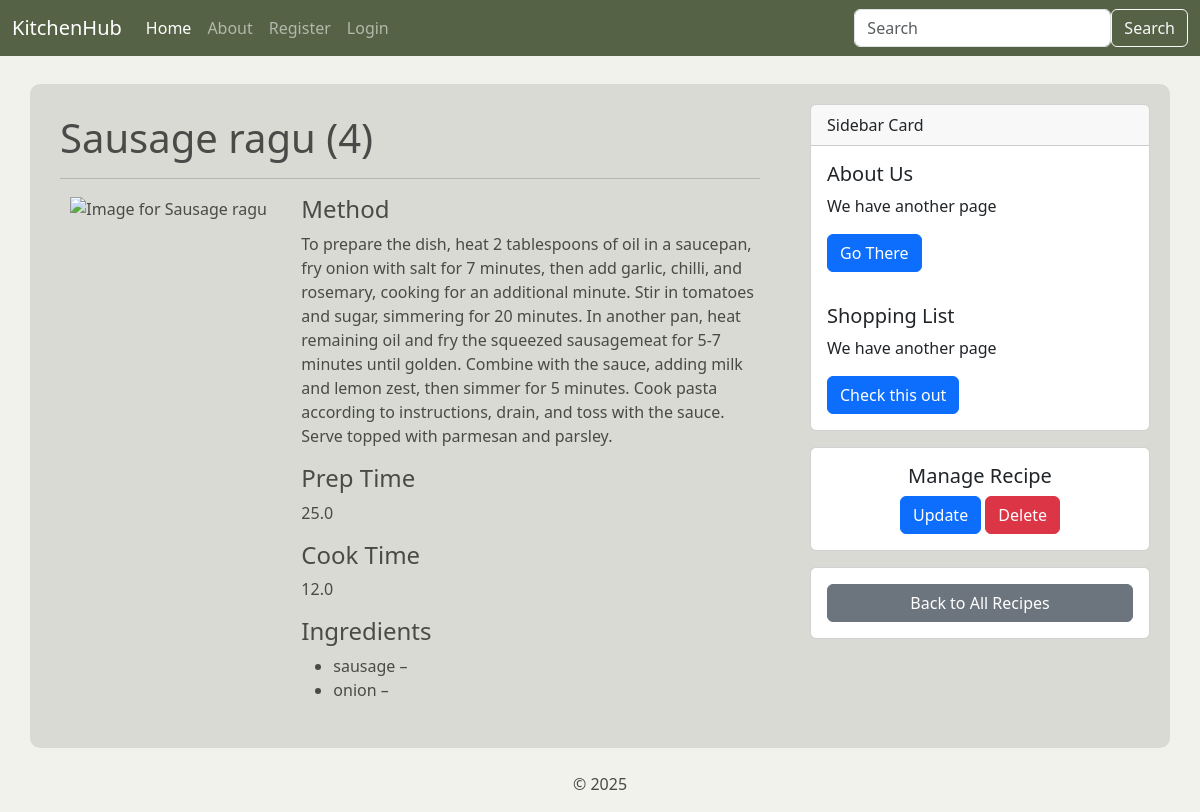
Page /recipe/1/ on the committed database.
### tables this page shows
CREATE TABLE recipes (
        id INTEGER PRIMARY KEY AUTOINCREMENT,
        name TEXT NOT NULL,
        method TEXT,
        cook_time FLOAT,
        prep_time FLOAT,
        portion INTEGER
    , poster TEXT);

CREATE TABLE ingredients (
        id INTEGER PRIMARY KEY AUTOINCREMENT,
        name TEXT NOT NULL,
        type TEXT,
        kcal FLOAT
    );

### app.py (the view)
@app.route('/recipe/<int:id>/')
def recipe(id):
    data = get_recipe_by_id(id)
    if not data:
        flash('Requested recipe not found!', 'warning')
        return redirect(url_for('recipes'))
    recipe, ingredients, ingredient_ids = data
    return render_template(
        'recipe.html',
        title=recipe['name'],
        recipe=recipe,
        ingredients=ingredients
    )

### app.py (called while the page is built)
@app.context_processor
def inject_csrf_token():
    return dict(csrf_token=generate_csrf())

@app.context_processor
def inject_site_name():
    return dict(siteName="KitchenHub")

### db/db.py (called while the page is built)
def get_db_connection():
    BASE_DIR = os.path.dirname(os.path.abspath(__file__))
    DB_PATH = os.path.join(BASE_DIR, "database.db")
    conn = sqlite3.connect(DB_PATH)
    conn.row_factory = sqlite3.Row
    return conn

def get_recipe_by_id(recipe_id):
    conn = get_db_connection()
    recipe = conn.execute("SELECT * FROM recipes WHERE id = ?", (recipe_id,)).fetchone()
    conn.close()
    if not recipe:
        return None
    ingredients, ingredient_ids = get_recipe_ingredients(recipe_id)
    return recipe, ingredients, ingredient_ids

def get_recipe_ingredients(recipe_id):
    conn = get_db_connection()
    rows = conn.execute("""
        SELECT ingredients.* FROM ingredients
        JOIN recipe_ingredients
        ON ingredients.id = recipe_ingredients.ingredient_id
        WHERE recipe_ingredients.recipe_id = ?""", (recipe_id,)).fetchall()
    ids = [row["id"] for row in rows]
    conn.close()
    return rows, ids

### templates/recipe.html (shortened to what this page needs)
{% extends "base.html" %}
{% set title = recipe['name'] %}
{% block content %}
<h1>{{ recipe['name'] }} ({{ recipe['portion'] }})</h1>
<hr>
<div class="row">
    <div class="col-md-4 mb-3 text-center">
        <img src="{{ recipe['poster'] }}" alt="Image for {{ recipe['name'] }}" class="img-fluid">
    </div>
    <div class="col-md-8">
        <h4>Method</h4>
        <p>{{ recipe['method'] }}</p>
        <h4>Prep Time</h4>
        <p>{{ recipe['prep_time'] }}</p>
        <h4>Cook Time</h4>
        <p>{{ recipe['cook_time'] }}</p>
        <h4>Ingredients</h4>
        {% if ingredients %}
            <ul>
                {% for ing in ingredients %}
                    <li>{{ ing['name'] }} – {{ ing['amount'] }}</li>
                {% endfor %}
            </ul>
        {% else %}
            <p>No ingredients listed for this recipe.</p>
        {% endif %}
    </div>
</div>
{% endblock %}
{% block sidebarContent %}
{% if session['user_id'] == recipe['user_id'] %}
    <div class="card text-center mt-3">
        <div class="card-body">
            <h5 class="card-title">Manage Recipe</h5>
            <form method="post" action="{{ url_for('delete', id=recipe['id']) }}"
                  onsubmit="return confirm('Are you sure you want to delete this recipe?');">
                <a href="{{ url_for('update', id=recipe['id']) }}" class="btn btn-primary">Update</a>
                <button type="submit" class="btn btn-danger">Delete</button>
            </form>
        </div>
    </div>
{% endif %}
<div class="card text-center mt-3">
    <div class="card-body">
        <a href="{{ url_for('recipes') }}" class="btn btn-secondary w-100">Back to All Recipes</a>
    </div>
</div>
{% endblock %}

### templates/base.html (shortened to what this page needs)
<!DOCTYPE html>
<html lang="en">
<head>
    <link href="https://cdn.jsdelivr.net/npm/bootstrap@5.3.3/dist/css/bootstrap.min.css" rel="stylesheet">
    <link rel="stylesheet" href="{{ url_for('static', filename='styles.css') }}">
</head>
<body>
    <nav class="navbar navbar-expand-lg navbar-dark custom-nav">
        <div class="container-fluid">
            <a class="navbar-brand" href="#">{{ siteName }}</a>
            <div class="collapse navbar-collapse" id="navbarNavAltMarkup">
                <div class="navbar-nav">
                    <a class="nav-link active" aria-current="page" href="/">Home</a>
                    <a class="nav-link" href="/about">About</a>
                     {% if session['user_id'] %}
                        <a class="nav-link" href="/recipes">Recipes</a>
                        <a class="nav-link" href="/logout">Logout</a>
                    {% else %}
                        <a class="nav-link" href="/register">Register</a>
                        <a class="nav-link" href="/login">Login</a>
                    {% endif %}
                </div>
            </div>
            <form class="form-inline my-2 my-lg-0 d-flex">
                <input class="form-control mr-sm-2" type="search" placeholder="Search" aria-label="Search">
                <button class="btn btn-outline-light my-2 my-sm-0" type="submit">Search</button>
            </form>
        </div>
    </nav>
    <div class="container mt-2">
        <div class="row">
            <div id="main-content" class="col-md-8">
                    {% block content %}
                    {% endblock %}
            </div>
            <div id="sidebar" class="col-md-4">
                <div class="card">
                    <div class="card-header">
                        Sidebar Card
                    </div>
                    <div class="card-body">
                        <h5 class="card-title">About Us</h5>
                        <p class="card-text">We have another page</p>
                        <a href="/about" class="btn btn-primary">Go There</a>
                    </div>
                    <div class="card-body">
                        <h5 class="card-title">Shopping List</h5>
                        <p class="card-text">We have another page</p>
                        <a href="/shoppingList" class="btn btn-primary">Check this out</a>
                    </div>
                </div>
                {% block sidebarContent %}{% endblock %}
            </div>
        </div>
    </div>
    <footer class="text-center mt-4">
        <p>&copy; 2025</p>
    </footer>
</body>
</html>

### static/styles.css (style rules this page uses)
body { background-color: #f1f2eb; color: #4a4a48; }
#main-content { background-color: #d8dad3; padding: 30px; border-radius: 10px 0 0 10px; margin-top: 20px; }
.custom-nav { background-color: #566246; }
#sidebar { background-color: #d8dad3; padding: 20px; border-radius: 0 10px 10px 0; margin-top: 20px; }
footer { color: #4a4a48; width: 100%; }

### rows in the picture
recipes: name "Sausage ragu", portion "4", method "To prepare the dish, heat 2 tablespoons of oil in a saucepan, fry onion with salt for 7 minutes, then add garlic, chilli, and rosemary, cooking for an additional minute. Stir in tomatoes and sugar, simmering for 20 minutes. In another pan, heat remaining oil and fry the squeezed sausagemeat for 5-7 minutes until golden. Combine with the sauce, adding milk and lemon zest, then simmer for 5 minutes. Cook pasta according to instructions, drain, and toss with the sauce. Serve topped with parmesan and parsley.", prep_time "25.0", cook_time "12.0"
ingredients: name "sausage"
ingredients: name "onion"

### other values in the picture
{{ siteName }} "KitchenHub"
